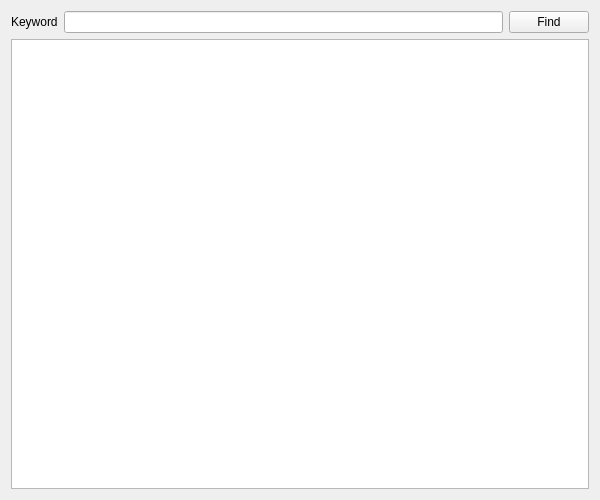
<?xml version="1.0" encoding="UTF-8"?>
<ui version="4.0">
 <class>CallStatistic</class>
 <widget class="QWidget" name="CallStatistic">
  <property name="geometry">
   <rect>
    <x>0</x>
    <y>0</y>
    <width>600</width>
    <height>500</height>
   </rect>
  </property>
  <property name="windowTitle">
   <string>CallStatistic</string>
  </property>
  <layout class="QVBoxLayout" name="verticalLayout">
   <item>
    <layout class="QHBoxLayout" name="horizontalLayout">
     <item>
      <widget class="QLabel" name="label">
       <property name="text">
        <string>Keyword</string>
       </property>
      </widget>
     </item>
     <item>
      <widget class="QLineEdit" name="lineEdit"/>
     </item>
     <item>
      <widget class="QPushButton" name="findButton">
       <property name="text">
        <string>Find</string>
       </property>
      </widget>
     </item>
    </layout>
   </item>
   <item>
    <widget class="QTextEdit" name="textFile"/>
   </item>
  </layout>
 </widget>
 <layoutdefault spacing="6" margin="11"/>
 <resources/>
 <connections/>
</ui>
